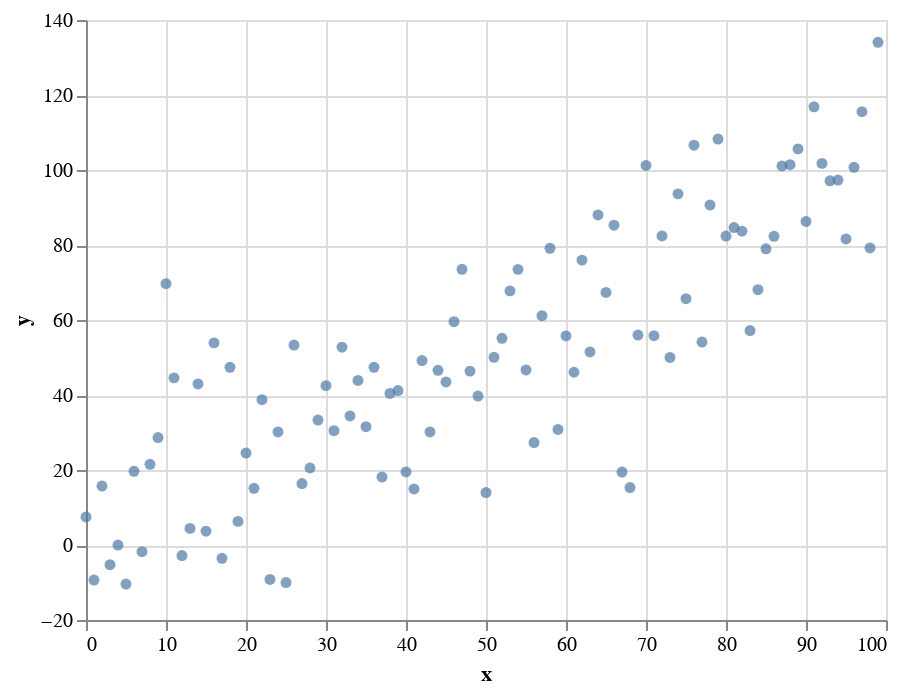

Notebook cell for this chart:
### Code cell
alt.Chart(pd.DataFrame({'x': x, 'y':y})).mark_point(filled=True).encode(
    alt.X('x:Q'),
    alt.Y('y:Q')
)

### Figure 1 — Vega-Lite specification as saved in the notebook (floating-point values rounded to 4 significant figures)
{"$schema": "https://vega.github.io/schema/vega-lite/v3.4.0.json", "config": {"mark": {"tooltip": null}, "view": {"height": 300, "width": 400}}, "data": {"name": "data-f8b7d79fd34e0a4b11ff65e7bd72464f"}, "datasets": {"data-f8b7d79fd34e0a4b11ff65e7bd72464f": [{"x": 0, "y": 7.475}, {"x": 1, "y": -9.34}, {"x": 2, "y": 15.72}, {"x": 3, "y": -5.249}, {"x": 4, "y": -0.02554}, {"x": 5, "y": -10.41}, {"x": 6, "y": 19.66}, {"x": 7, "y": -1.768}, {"x": 8, "y": 21.53}, {"x": 9, "y": 28.66}, {"x": 10, "y": 69.7}, {"x": 11, "y": 44.57}, {"x": 12, "y": -2.805}, {"x": 13, "y": 4.428}, {"x": 14, "y": 42.96}, {"x": 15, "y": 3.675}, {"x": 16, "y": 53.9}, {"x": 17, "y": -3.553}, {"x": 18, "y": 47.4}, {"x": 19, "y": 6.296}, {"x": 20, "y": 24.53}, {"x": 21, "y": 15.11}, {"x": 22, "y": 38.74}, {"x": 23, "y": -9.196}, {"x": 24, "y": 30.16}, {"x": 25, "y": -10.0}, {"x": 26, "y": 53.32}, {"x": 27, "y": 16.38}, {"x": 28, "y": 20.53}, {"x": 29, "y": 33.32}, {"x": 30, "y": 42.5}, {"x": 31, "y": 30.47}, {"x": 32, "y": 52.74}, {"x": 33, "y": 34.41}, {"x": 34, "y": 43.87}, {"x": 35, "y": 31.54}, {"x": 36, "y": 47.38}, {"x": 37, "y": 18.12}, {"x": 38, "y": 40.41}, {"x": 39, "y": 41.19}, {"x": 40, "y": 19.5}, {"x": 41, "y": 14.95}, {"x": 42, "y": 49.19}, {"x": 43, "y": 30.15}, {"x": 44, "y": 46.58}, {"x": 45, "y": 43.47}, {"x": 46, "y": 59.55}, {"x": 47, "y": 73.51}, {"x": 48, "y": 46.37}, {"x": 49, "y": 39.73}, {"x": 50, "y": 13.98}, {"x": 51, "y": 50.06}, {"x": 52, "y": 55.12}, {"x": 53, "y": 67.76}, {"x": 54, "y": 73.5}, {"x": 55, "y": 46.68}, {"x": 56, "y": 27.33}, {"x": 57, "y": 61.15}, {"x": 58, "y": 79.11}, {"x": 59, "y": 30.83}, {"x": 60, "y": 55.77}, {"x": 61, "y": 46.07}, {"x": 62, "y": 75.97}, {"x": 63, "y": 51.48}, {"x": 64, "y": 88.0}, {"x": 65, "y": 67.35}, {"x": 66, "y": 85.27}, {"x": 67, "y": 19.45}, {"x": 68, "y": 15.33}, {"x": 69, "y": 55.98}, {"x": 70, "y": 101.2}, {"x": 71, "y": 55.8}, {"x": 72, "y": 82.4}, {"x": 73, "y": 50.02}, {"x": 74, "y": 93.63}, {"x": 75, "y": 65.68}, {"x": 76, "y": 106.6}, {"x": 77, "y": 54.13}, {"x": 78, "y": 90.65}, {"x": 79, "y": 108.3}, {"x": 80, "y": 82.37}, {"x": 81, "y": 84.65}, {"x": 82, "y": 83.69}, {"x": 83, "y": 57.19}, {"x": 84, "y": 68.08}, {"x": 85, "y": 78.98}, {"x": 86, "y": 82.31}, {"x": 87, "y": 101.1}, {"x": 88, "y": 101.4}, {"x": 89, "y": 105.6}, {"x": 90, "y": 86.28}, {"x": 91, "y": 116.9}, {"x": 92, "y": 101.8}, {"x": 93, "y": 97.11}, {"x": 94, "y": 97.32}, {"x": 95, "y": 81.62}, {"x": 96, "y": 100.7}, {"x": 97, "y": 115.6}, {"x": 98, "y": 79.22}, {"x": 99, "y": 134.1}]}, "encoding": {"x": {"field": "x", "type": "quantitative"}, "y": {"field": "y", "type": "quantitative"}}, "mark": {"filled": true, "type": "point"}}
